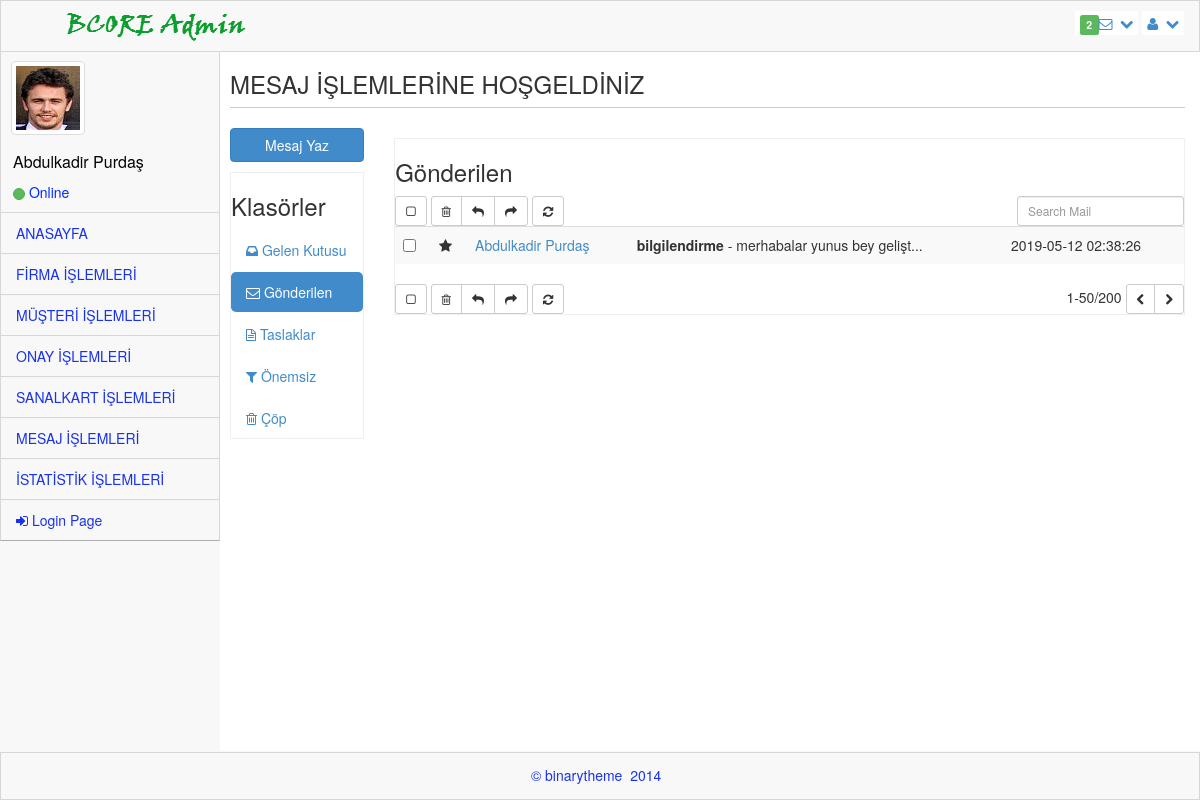
The page /admin_ana/admin_send_mail.php (signed in) on the database its author committed.
### tables this page shows
CREATE TABLE `mesaj` (
  `mesaj_id` int(11) NOT NULL,
  `mesaj_gonderen` varchar(100) NOT NULL,
  `mesaj_alici` varchar(100) NOT NULL,
  `mesaj_konu` varchar(2000) NOT NULL,
  `mesaj_icerik` varchar(250) NOT NULL,
  `mesaj_tarih` timestamp NOT NULL DEFAULT CURRENT_TIMESTAMP ON UPDATE CURRENT_TIMESTAMP,
  `mesaj_okundu` int(11) NOT NULL DEFAULT '0'
);

### admin_ana/admin_send_mail.php (the view, shortened to what this page needs)
<?php require_once("../baglan.php"); ?>
<!DOCTYPE html>
<html>
<head>
    <link rel="stylesheet" href="assets/plugins/bootstrap/css/bootstrap.css" />
    <link rel="stylesheet" href="assets/css/main.css" />
    <link rel="stylesheet" href="assets/css/theme.css" />
    <link rel="stylesheet" href="assets/css/MoneAdmin.css" />
    <link rel="stylesheet" href="assets/plugins/Font-Awesome/css/font-awesome.css" />
    <link href="assets/css/font-awesome.min.css" rel="stylesheet" type="text/css" />
    <link href="assets/css/ionicons.min.css" rel="stylesheet" type="text/css" />
    <link href="assets/plugins/iCheck/flat/blue.css" rel="stylesheet" type="text/css" />
</head>
  <body class="padTop53 " >
    <?php
        if($_SESSION){
            $uye=$_SESSION["uye"];
        }
    ?>
    <div id="wrap">
        <div id="top">
            <nav class="navbar navbar-inverse navbar-fixed-top " style="padding-top: 10px;">
                <header class="navbar-header">
                    <a href="index.php" class="navbar-brand">
                    <img src="assets/img/logo.png" alt="" /></a>
                </header>
                <ul class="nav navbar-top-links navbar-right">
                    <li class="dropdown">
                        <a class="dropdown-toggle" data-toggle="dropdown" href="#">
                            <span class="label label-success">2</span><i class="icon-envelope-alt"></i>&nbsp; <i class="icon-chevron-down"></i>
                        </a>
                    </li>
                    <li class="dropdown">
                        <a class="dropdown-toggle" data-toggle="dropdown" href="#">
                            <i class="icon-user "></i>&nbsp; <i class="icon-chevron-down "></i>
                        </a>
                    </li>
                </ul>
            </nav>
        </div>
       <div id="left" >
            <div class="media user-media well-small">
                <a class="user-link" href="#">
                    <img class="media-object img-thumbnail user-img" alt="User Picture" src="assets/img/user.gif" />
                </a>
                <br />
                <div class="media-body">
                    <h5 class="media-heading" style="font-weight: inherit; text-transform: capitalize; font-size: 16px;">
                        <?php
                        if($_SESSION){
                            echo $_SESSION["uye"];
                        }
                        ?>
                    </h5>
                    <ul class="list-unstyled user-info">
                        <li>
                             <a class="btn btn-success btn-xs btn-circle" style="width: 10px;height: 12px;"></a> Online
                        </li>
                    </ul>
                </div>
                <br />
            </div>
            <ul id="menu" class="collapse">
                <li class="panel">
                    <a href="index.php" data-parent="#menu" data-toggle="collapse" class="accordion-toggle" data-target="#blank-nav">
                        ANASAYFA
                    </a>
                </li>
                <li class="panel">
                    <a href="admin_firma.php" data-parent="#menu" data-toggle="collapse" class="accordion-toggle" data-target="#blank-nav1">
                        FİRMA İŞLEMLERİ
                    </a>
                </li>
                <li class="panel">
                    <a href="admin_kullanıcı.php" data-parent="#menu" data-toggle="collapse" class="accordion-toggle" data-target="#blank-nav2">
                        MÜŞTERİ İŞLEMLERİ
                    </a>
                </li>
                <li class="panel">
                    <a href="admin_onay.php" data-parent="#menu" data-toggle="collapse" class="accordion-toggle" data-target="#blank-nav3">
                        ONAY İŞLEMLERİ
                    </a>
                </li>
                <li class="panel">
                    <a href="admin_sanalkart.php" data-parent="#menu" data-toggle="collapse" class="accordion-toggle" data-target="#blank-nav3">
                        SANALKART İŞLEMLERİ
                    </a>
                </li>
                <li class="panel">
                    <a href="admin_mailbox.php" data-parent="#menu" data-toggle="collapse" class="accordion-toggle" data-target="#blank-nav4">
                        MESAJ İŞLEMLERİ
                    </a>
                </li>
                <li class="panel">
                    <a href="admin_istatistik.php" data-parent="#menu" data-toggle="collapse" class="accordion-toggle" data-target="#blank-nav5">
                        İSTATİSTİK İŞLEMLERİ
                    </a>
                </li>
                <li><a href="cikis.php"><i class="icon-signin"></i> Login Page </a></li>
             </ul>
        </div>
        <div id="content">
        <div class="inner" style="min-height:700px;">
        <div class="content-wrapper">
        <section class="content-header">
          <h3>MESAJ İŞLEMLERİNE HOŞGELDİNİZ</h3>
          <hr />
        </section>
        <section class="content">
          <div class="row">
            <div class="col-md-2">
              <a href="admin_compose.php" class="btn btn-primary btn-block margin-bottom">Mesaj Yaz</a>
              <div class="box box-solid">
                <div class="box-header with-border">
                  <h3 class="box-title">Klasörler</h3>
                </div>
                <div class="box-body no-padding">
                  <ul class="nav nav-pills nav-stacked">
                    <li><a href="admin_mailbox.php"><i class="fa fa-inbox"></i> Gelen Kutusu <span class="label label-primary pull-right"></span></a></li>
                    <li class="active"><a href="admin_send_mail.php"><i class="fa fa-envelope-o"></i> Gönderilen</a></li>
                    <li><a href="#"><i class="fa fa-file-text-o"></i> Taslaklar</a></li>
                    <li><a href="#"><i class="fa fa-filter"></i> Önemsiz <span class="label label-waring pull-right"></span></a></li>
                    <li><a href="#"><i class="fa fa-trash-o"></i> Çöp</a></li>
                  </ul>
                </div>
              </div>
            </div>
            <div class="col-md-10">
              <div class="box box-primary">
                <div class="box-header with-border">
                  <h3 class="box-title">Gönderilen</h3>
                  <div class="box-tools pull-right">
                    <div class="has-feedback">
                      <input type="text" class="form-control input-sm" placeholder="Search Mail"/>
                    </div>
                  </div>
                </div>
                <div class="box-body no-padding">
                  <div class="mailbox-controls">
                    <button class="btn btn-default btn-sm checkbox-toggle"><i class="fa fa-square-o"></i></button>
                    <div class="btn-group">
                      <button class="btn btn-default btn-sm"><i class="fa fa-trash-o"></i></button>
                      <button class="btn btn-default btn-sm"><i class="fa fa-reply"></i></button>
                      <button class="btn btn-default btn-sm"><i class="fa fa-share"></i></button>
                    </div>
                    <button class="btn btn-default btn-sm"><i class="fa fa-refresh"></i></button>
                  </div>
                  <div class="table-responsive mailbox-messages">
                    <table class="table table-hover table-striped">
                        <tbody>
                        <?php
                            $veri = $db->prepare("SELECT * FROM mesaj where mesaj_gonderen='$uye'");
                            $veri ->execute();
                                if($veri->rowCount()){
                                foreach($veri as $row){
                                    $a=$row['mesaj_id'];
                        ?>
                        <?php
                            $icerik =$row['mesaj_icerik'];
                            $uzunluk = strlen($icerik);
                            $sinir = 28;
                            if ($uzunluk > $sinir) {
                            $yazdır = substr($icerik,0,$sinir);
                            }
                        ?>
                        <tr>
                          <td><input type="checkbox" /></td>
                          <td class="mailbox-star"><i class="fa fa-star text-yellow"></i></td>
                          <td class="mailbox-name">
                            <?php echo "<a href='admin_read_mail.php?id=".$a."'>";?>
                            <?php echo $uye; ?></a>
                          </td>
                          <td class="mailbox-subject"><b><?php echo $row['mesaj_konu']; ?></b> - <?php echo $yazdır; ?>...</td>
                          <td class="mailbox-date"><?php echo $row['mesaj_tarih']; ?></td>
                        </tr>
                        <?php
                        }
                        }
                        ?>
                        </tbody>
                    </table>
                  </div>
                </div>
                <div class="box-footer no-padding">
                  <div class="mailbox-controls">
                    <button class="btn btn-default btn-sm checkbox-toggle"><i class="fa fa-square-o"></i></button>
                    <div class="btn-group">
                      <button class="btn btn-default btn-sm"><i class="fa fa-trash-o"></i></button>
                      <button class="btn btn-default btn-sm"><i class="fa fa-reply"></i></button>
                      <button class="btn btn-default btn-sm"><i class="fa fa-share"></i></button>
                    </div>
                    <button class="btn btn-default btn-sm"><i class="fa fa-refresh"></i></button>
                    <div class="pull-right">
                      1-50/200
                      <div class="btn-group">
                        <button class="btn btn-default btn-sm"><i class="fa fa-chevron-left"></i></button>
                        <button class="btn btn-default btn-sm"><i class="fa fa-chevron-right"></i></button>
                      </div>
                    </div>
                  </div>
                </div>
              </div>
            </div>
          </div>
        </section>
      </div>
      </div >
      </div>
      </div>
    <div id="footer">
        <p>&copy;  binarytheme &nbsp;2014 &nbsp;</p>
    </div>
  </body>
</html>

### admin_ana/assets/css/main.css (style rules this page uses)
#wrap { margin: 0 auto; }
#footer { height: 48px; background-color: #222222; }
@media (min-width: 768px) { html, body { height: 100%; } }
@media (min-width: 768px) { #wrap { height: auto !important; height: 100%; min-height: 100%; padding: 0 0 48px; margin-bottom: -48px; } }
body.padTop53 { padding-top: 75px; overflow: visible; }
@media (min-width: 802px) { body.padTop53 { padding-top: 51px; } }
#wrap:before, #top:before, .head:before, #footer:before, #wrap:after, #top:after, .head:after, #footer:after { display: table; content: " "; }
#wrap:after, #top:after, .head:after, #footer:after { clear: both; }
#wrap { background-color: #f8f8f8; }
@media (min-width: 768px) { #left { position: relative; float: left; width: 100px; } }
@media (min-width: 768px) { #content { margin-left: 100px; } }
@media (min-width: 768px) { #left { margin-bottom: -10px; } }
@media (min-width: 992px) { #left { width: 220px; } }
@media (min-width: 992px) { #content { margin-left: 220px; } }
#top .navbar { margin-bottom: 0; border:1px solid rgb(216, 215, 215); background-color:#f8f8f8; }
#top .navbar-brand { padding: 0; }
.user-media { display: none; color:#0029FF; border-right:1px solid rgb(216, 215, 215); border-left:1px solid rgb(216, 215, 215); }
@media (min-width: 768px) { .user-media { display: block; } }
@media (min-width: 768px) { .user-media .media-body { display: none; } }
@media (min-width: 768px) { .user-media .user-link { position: relative; display: block; margin-right: auto; margin-left: auto; } }
@media (min-width: 768px) { .user-media .user-link .user-img { margin: 10px auto; } }
@media (min-width: 992px) { .user-media .user-link { float: left; } }
@media (min-width: 992px) { .user-media .user-link .user-img { margin: 10px; } }
@media (min-width: 992px) { .user-media .media-body { display: block; float: left; margin-left: 12px; } }
@media (min-width: 992px) { .user-media .media-body h5.media-heading { font-size: 18px; padding-top: 8px; margin-bottom: 11px; color: #050505; font-weight: bolder; } }
#menu { position: relative; overflow: hidden; border-right:1px solid rgb(216, 215, 215); border-left:1px solid rgb(216, 215, 215); background-color:#f8f8f8; border-bottom: 1px solid rgba(0, 0, 0, 0.3); -webkit-box-shadow: 0 1px 0 rgba(255, 255, 255, 0.05); box-shadow: 0 1px 0 rgba(255, 255, 255, 0.05); }
#menu, #menu ul { padding: 0; margin: 0; list-style: none; }
@media (min-width: 768px) { #menu.collapse { display: inherit !important; } }
#menu > li { position: relative; display: block; margin: 0; border-width: 0; border-radius: 0; }
#menu > li > a { position: relative; display: block; padding: 10px 15px; color: #1933EC; border-top:1px solid rgb(216, 215, 215); }
#menu > li.panel { background-color: transparent; }
#menu li > a { text-decoration: none; }
@media (min-width: 768px) { .mini-sidebar #menu > li > a, #menu > li > a { text-align: center; } }
@media (min-width: 768px) { .mini-sidebar #menu > li > a > i, #menu > li > a > i { display: block; font-size: 20px; } }
@media (min-width: 768px) { #menu:after, .mini-sidebar #menu:after { position: absolute; top: 0; right: 0; bottom: 0; left: 0; display: block; width: 0; -webkit-box-shadow: 97px 1px 5px 2px rgba(0, 0, 0, 0.6); box-shadow: 97px 1px 5px 2px rgba(0, 0, 0, 0.6); } }
@media (min-width: 992px) { #menu > li > a { text-align: left; } }
@media (min-width: 992px) { #menu > li > a > i { display: inline; font-size: 14px; } }
@media (min-width: 992px) { #menu:after { -webkit-box-shadow: 217px 1px 5px 2px rgba(0, 0, 0, 0.6); box-shadow: 217px 1px 5px 2px rgba(0, 0, 0, 0.6); } }
#content { -webkit-transition: margin 0.4s; transition: margin 0.4s; }
.inner { position: relative; min-height: 1px; padding-right: 15px; padding-left: 10px; background: #fff; border: 0px solid #e4e4e4; min-height:1200px; }
@media (min-width: 768px) { .inner { float: left; width: 100%; } }
.inner .row { margin-right: -15px; margin-left: -15px; }
#footer { margin: 0 auto; color: #1933EC; background-color:#f8f8f8; border:1px solid rgb(216, 215, 215); }
#footer p { padding: 12px 0 0; text-align: center; }
.box { position: relative; display: block; margin: 10px auto; border: 1px solid #efefef; }
.btn-circle { width: 40px; height: 40px; padding: 8px 10px; border-radius: 500px; }
.btn-circle.btn-xs { width: 20px; height: 20px; padding: 0 5px; }
.inner hr { margin-top: 10px; border-top-color: #ccc; }

### rows shown on the page
mesaj: mesaj_konu "bilgilendirme", mesaj_icerik "merhabalar yunus bey gelişt", mesaj_tarih "2019-05-12 02:38:26"

### other values the page prints
$_SESSION["uye"] "Abdulkadir Purdaş"
